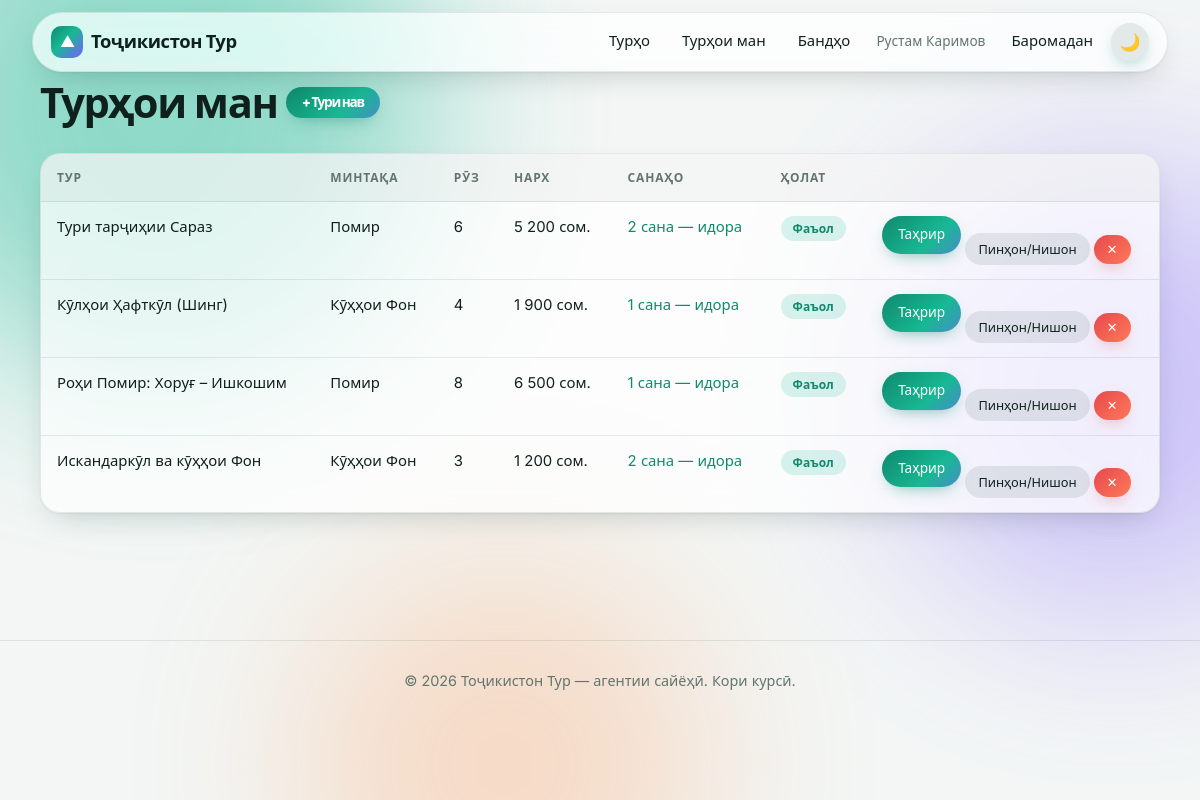
/manager/index.php (signed in), run on the app's committed database.
### tables this page shows
CREATE TABLE users (
  id            INT AUTO_INCREMENT PRIMARY KEY,
  full_name     VARCHAR(120) NOT NULL,
  email         VARCHAR(120) NOT NULL UNIQUE,
  phone         VARCHAR(30)  NULL,
  password_hash VARCHAR(255) NOT NULL,
  role          ENUM('tourist','manager','admin') NOT NULL DEFAULT 'tourist',
  is_active     TINYINT(1) NOT NULL DEFAULT 1,
  created_at    TIMESTAMP DEFAULT CURRENT_TIMESTAMP
);

CREATE TABLE tours (
  id            INT AUTO_INCREMENT PRIMARY KEY,
  manager_id    INT NOT NULL,
  title         VARCHAR(160) NOT NULL,
  region        VARCHAR(80)  NOT NULL,
  short_desc    VARCHAR(300) NOT NULL,
  description   TEXT NOT NULL,
  itinerary     TEXT NOT NULL COMMENT 'Барнома аз рӯи рӯзҳо, ҳар рӯз дар сатри алоҳида',
  duration_days TINYINT UNSIGNED NOT NULL,
  price         DECIMAL(10,2) NOT NULL COMMENT 'Нарх барои як нафар (сомонӣ)',
  difficulty    ENUM('easy','medium','hard') NOT NULL DEFAULT 'medium',
  is_active     TINYINT(1) NOT NULL DEFAULT 1,
  created_at    TIMESTAMP DEFAULT CURRENT_TIMESTAMP,
  INDEX idx_region (region),
  INDEX idx_price (price),
  CONSTRAINT fk_tours_manager FOREIGN KEY (manager_id) REFERENCES users(id)
);

### inc/functions.php (called while the page is built, shortened)
<?php
function e($s): string { return htmlspecialchars((string)$s, ENT_QUOTES, 'UTF-8'); }
function url(string $p = ''): string { return BASE_URL . '/' . ltrim($p, '/'); }
function money($n): string { return number_format((float)$n, 0, '.', ' ') . ' сом.'; }
function me(): ?array {
    static $u = false;
    if ($u === false) {
        $st = db()->prepare('SELECT id,full_name,email,phone,role,is_active FROM users WHERE id=?');
        $st->execute([$_SESSION['uid']]);
        $u = $st->fetch() ?: null;
    }
    return $u;
}
function require_role(string ...$roles): array {
    $u = me();
    return $u;
}

### config.php (called while the page is built, shortened)
<?php
function db(): PDO {
    static $pdo = null;
    if (!$pdo) {
        $pdo = new PDO('mysql:host=' . DB_HOST . ';dbname=' . DB_NAME . ';charset=utf8mb4', DB_USER, DB_PASS, [
            PDO::ATTR_ERRMODE => PDO::ERRMODE_EXCEPTION,
            PDO::ATTR_DEFAULT_FETCH_MODE => PDO::FETCH_ASSOC,
        ]);
    }
    return $pdo;
}
require_once __DIR__ . '/inc/functions.php';

### manager/index.php (the view, shortened to what this page needs)
<?php
require __DIR__ . '/../config.php';
$u = require_role('manager');
$st = db()->prepare("SELECT t.*, (SELECT COUNT(*) FROM tour_dates WHERE tour_id=t.id AND start_date>=CURDATE()) AS dcount FROM tours t WHERE manager_id=? ORDER BY id DESC");
$st->execute([$u['id']]); $tours = $st->fetchAll();
$title = 'Турҳои ман'; include __DIR__ . '/../inc/header.php'; ?>
<h1>Турҳои ман <a class="btn small" href="<?= url('manager/tour_edit.php') ?>">+ Тури нав</a></h1>
<div class="scroll"><table><tr><th>Тур</th><th>Минтақа</th><th>Рӯз</th><th>Нарх</th><th>Санаҳо</th><th>Ҳолат</th><th></th></tr>
<?php foreach ($tours as $t): ?>
<tr><td><?= e($t['title']) ?></td><td><?= e($t['region']) ?></td><td><?= (int)$t['duration_days'] ?></td><td><?= money($t['price']) ?></td>
<td><a href="<?= url('manager/dates.php?tour_id=' . $t['id']) ?>"><?= (int)$t['dcount'] ?> сана — идора</a></td>
<td><span class="badge <?= $t['is_active'] ? 'open' : 'closed' ?>"><?= $t['is_active'] ? 'Фаъол' : 'Пинҳон' ?></span></td>
<td style="white-space:nowrap"><a class="btn small" href="<?= url('manager/tour_edit.php?id=' . $t['id']) ?>">Таҳрир</a>
<form method="post" class="inline"><?= csrf_field() ?><input type="hidden" name="id" value="<?= $t['id'] ?>"><input type="hidden" name="action" value="toggle"><button class="gray">Пинҳон/Нишон</button></form>
<form method="post" class="inline" onsubmit="return confirm('Нест карда шавад?')"><button class="red">✕</button></form></td></tr>
<?php endforeach; if (!$tours) echo '<tr><td colspan="7">Ҳанӯз тур нест.</td></tr>'; ?></table></div>
<?php include __DIR__ . '/../inc/footer.php';

### inc/header.php (shortened to what this page needs)
<?php $u = me(); $flash = flash(); ?>
<!DOCTYPE html>
<html lang="tg"><head>
<link rel="stylesheet" href="<?= url('assets/style.css') ?>">
</head><body>
<div class="aurora"><i></i><i></i><i></i></div>
<header class="top"><div class="nav">
  <a class="logo" href="<?= url() ?>"><b>⛰</b>Тоҷикистон Тур</a>
  <nav>
    <a href="<?= url() ?>">Турҳо</a>
    <?php if ($u): ?>
      <?php if ($u['role'] === 'manager'): ?><a href="<?= url('manager/index.php') ?>">Турҳои ман</a><a href="<?= url('manager/bookings.php') ?>">Бандҳо</a><?php endif; ?>
      <span class="who"><?= e($u['full_name']) ?></span>
      <a href="<?= url('logout.php') ?>">Баромадан</a>
    <?php else: ?>
      <a href="<?= url('login.php') ?>">Ворид шудан</a>
      <a class="btn small" href="<?= url('register.php') ?>">Сабти ном</a>
    <?php endif; ?>
    <button class="theme" id="themeBtn" type="button" aria-label="Мавзӯ">🌙</button>
  </nav>
</div></header>
<main class="wrap">

### inc/footer.php (shortened to what this page needs)
</main>
<footer class="foot"><div class="wrap">© <?= date('Y') ?> Тоҷикистон Тур — агентии сайёҳӣ. Кори курсӣ.</div></footer>
</body></html>

### data on the page
users: full_name "Рустам Каримов"
tours: title "Тури тарҷиҳии Сараз", region "Помир", duration_days "6", price "5 200 сом.", dcount "2", is_active "Фаъол"
tours: title "Кӯлҳои Ҳафткӯл (Шинг)", region "Кӯҳҳои Фон", duration_days "4", price "1 900 сом.", dcount "1", is_active "Фаъол"
tours: title "Роҳи Помир: Хоруғ – Ишкошим", region "Помир", duration_days "8", price "6 500 сом.", dcount "1", is_active "Фаъол"
tours: title "Искандаркӯл ва кӯҳҳои Фон", region "Кӯҳҳои Фон", duration_days "3", price "1 200 сом.", dcount "2", is_active "Фаъол"
